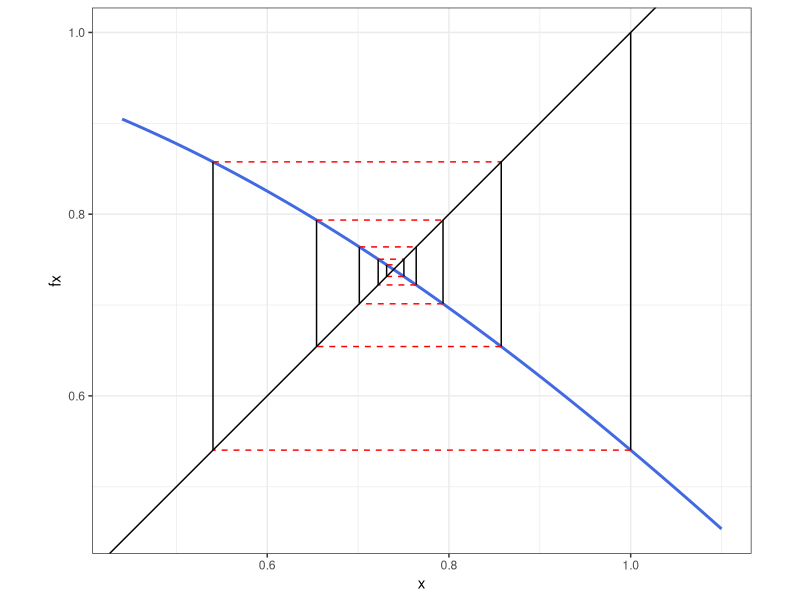
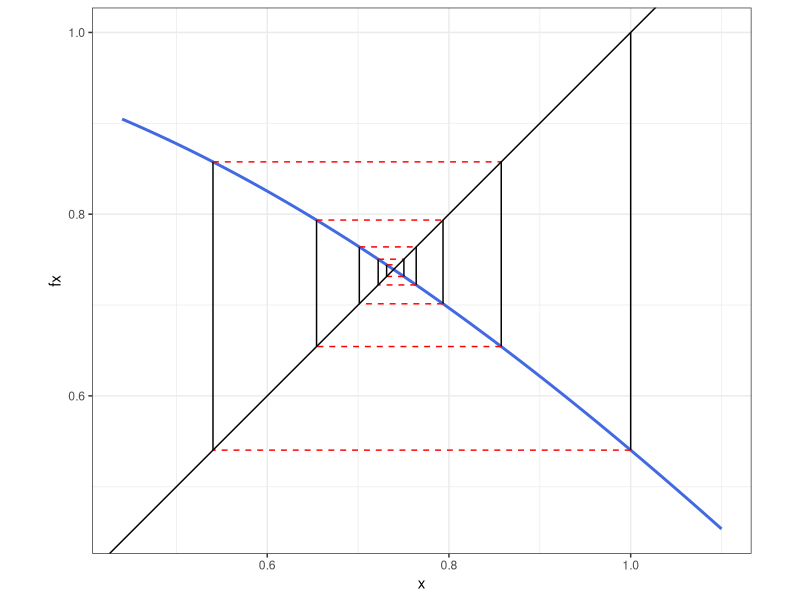
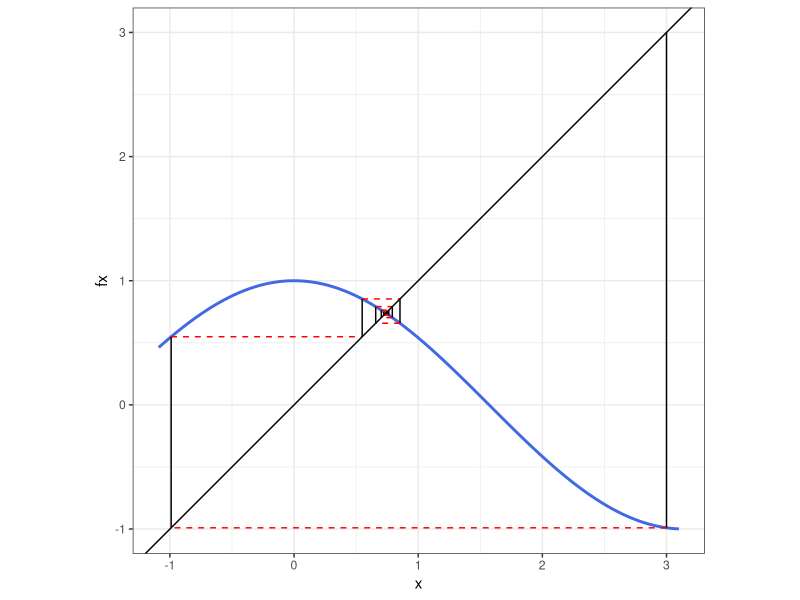
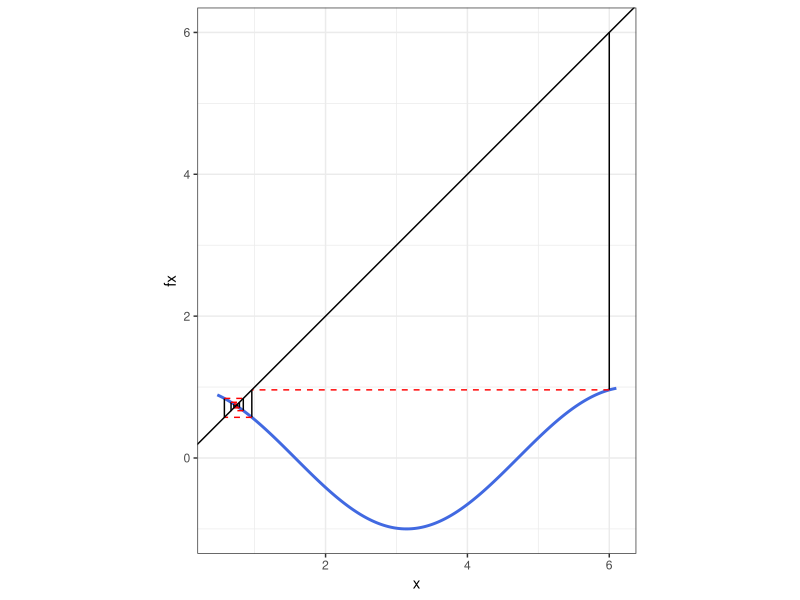
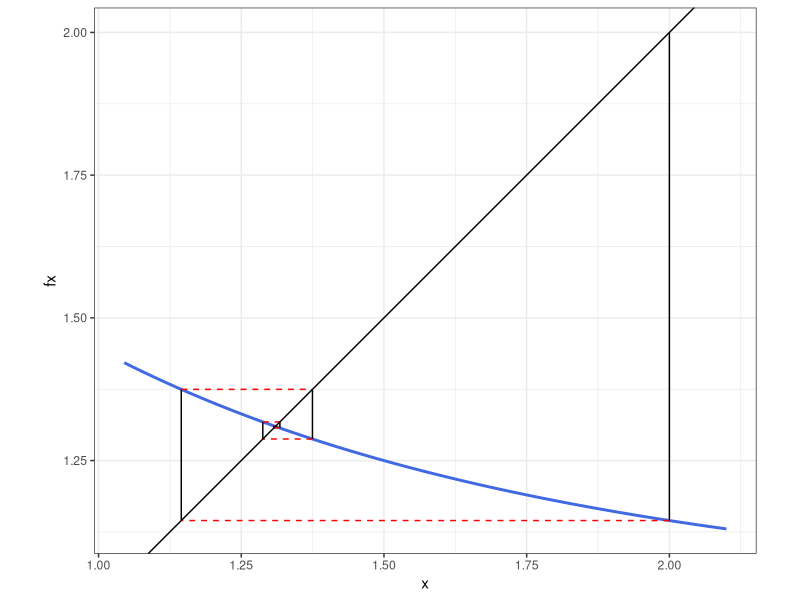

Write R code to recreate these figures, in order. (Note: this script raises an error after producing the figures.)
## ---- chunk 1
library(ggplot2)
fixedpoint_show <- function(ftn, x0, iter = 5){
  # applies fixed-point method to find x such that ftn(x) = x
  # ftn is a user-defined function

  # df_points_1 and df_points_2 are used to track each update
  # it will be used to plot the line segments showing each update
  # each line segment connects the points (x1, y1) to (x2, y2)
  df_points_1 <- data.frame(
    x1 = rep(NA, iter),
    y1 = rep(NA, iter),
    x2 = rep(NA, iter),
    y2 = rep(NA, iter))
  df_points_2 <- df_points_1
  
  xnew <- x0
  cat("Starting value is:", xnew, "\n")
  
  # iterate the fixed point algorithm
  for (i in seq_len(iter)) {
    xold <- xnew
    xnew <- ftn(xold)
    cat("Next value of x is:", xnew, "\n")
    # vertical line segments, where x1 = x2
    df_points_1[i, ] <- c(x1 = xold, y1 = xold, x2 = xold, y2 = xnew)
    # horizontal line segments, where y1 = y2
    df_points_2[i, ] <- c(x1 = xold, y1 = xnew, x2 = xnew, y2 = xnew)
  }

  # use ggplot to plot the function and the segments for each iteration
  # determine the limits to use for the plot
  # start is the min of these values. we subtract .1 to provide a small margin
  plot_start <- min(df_points_1$x1, df_points_1$x2, x0) - 0.1  
  # end is the max of these values
  plot_end <- max(df_points_1$x1, df_points_1$x2, x0) + 0.1
  
  # calculate the value of the funtion fx for all x
  x <- seq(plot_start, plot_end, length.out = 200)
  fx <- rep(NA, length(x))
  for (i in seq_along(x)) {
    fx[i] <- ftn(x[i])
  }
  function_data <- data.frame(x, fx) # data frame containing the function values
  
  p <- ggplot(function_data, aes(x = x, y = fx)) + 
    geom_line(color = "royalblue", size = 1) +  # plot the function
    geom_segment(aes(x = x1, y = y1, xend = x2, yend = y2), 
                 data = df_points_1, color = "black", lty = 1) +
    geom_segment(aes(x = x1, y = y1, xend = x2, yend = y2), 
                 data = df_points_2, color = "red", lty = 2) +
    geom_abline(intercept = 0, slope = 1) + # plot the line y = x
    coord_equal() + theme_bw()
  
  print(p) # produce the plot
  xnew # value that gets returned
}

f <- function(x) cos(x)
fixedpoint_show(f, 1, iter= 10)
## ---- chunk 2
fixedpoint_show(f, x0 = 1, iter = 10)
## ---- chunk 3
fixedpoint_show(f, x0 = 3, iter = 10)
## ---- chunk 4
fixedpoint_show(f, x0 = 6, iter = 10)
## ---- chunk 5
f_b <- function(x) { exp(exp(-x)) }

fixedpoint_show(f_b, x0 = 2, iter = 10)
## ---- chunk 6
f_c <- function(x) { -log(log(x)) }

fixedpoint_show(f_c, x0 = 2, iter = 10)
## ---- chunk 7
f_d <- function(x) { x + log(x) - exp(-x) }

fixedpoint_show(f_d, x0 = 2, iter = 6)
## ---- chunk 8
library(ggplot2)

newtonraphson_show <- function(ftn, x0, iter = 5) {
  # applies Newton-Raphson to find x such that ftn(x)[1] == 0
  # ftn is a function of x. it returns two values, f(x) and f'(x)
  # x0 is the starting point
  
  # df_points_1 and df_points_2 are used to track each update
  df_points_1 <- data.frame(
    x1 = rep(NA, iter), y1 = rep(NA, iter), x2 = rep(NA, iter), y2 = rep(NA, iter))
  df_points_2 <- df_points_1
  
  xnew <- x0
  cat("Starting value is:", xnew, "\n")
  
  # the algorithm
  for(i in seq_len(iter)){
    xold <- xnew
    f_xold <- ftn(xold)
    
    # check if f(xold) produced NaN or NA before proceeding
    if (any(is.na(f_xold) | is.nan(f_xold))) {
      cat("Function evaluated to NaN/NA. Stopping iterations.\n")
      break
    }
    
    xnew <- xold - f_xold[1]/f_xold[2]
    cat("Next x value:", xnew, "\n")
    
    # vertical segment from (xold, 0) up/down to (xold, f(xold))
    df_points_1[i,] <- c(x1 = xold, y1 = 0, x2 = xold, y2 = f_xold[1]) 
    
    # tangent segment from (xold, f(xold)) to the new root guess (xnew, 0)
    df_points_2[i,] <- c(x1 = xold, y1 = f_xold[1], x2 = xnew, y2 = 0) 
  }
  
  # determine the limits to use for the plot
  plot_start <- min(df_points_1$x1, df_points_2$x2, x0, na.rm = TRUE) - 0.1  
  plot_end <- max(df_points_1$x1, df_points_2$x2, x0, na.rm = TRUE) + 0.1
  
  # calculate the value of the funtion fx for all x
  x <- seq(plot_start, plot_end, length.out = 200)
  fx <- rep(NA, length(x))
  for (i in seq_along(x)) {
    # ftn returns a vector of c(value, derivative); we just want the value
    temp_result <- ftn(x[i])
    fx[i] <- temp_result[1]
  }
  function_data <- data.frame(x, fx) 
  
  # build the plot
  p <- ggplot(function_data, aes(x = x, y = fx)) + 
    geom_hline(yintercept = 0, color = "darkgray", linewidth = 1) + # x-axis
    geom_line(color = "royalblue", linewidth = 1) +  # plot the function
    geom_segment(aes(x = x1, y = y1, xend = x2, yend = y2), 
                 data = df_points_1, color = "black", lty = 1) +
    geom_segment(aes(x = x1, y = y1, xend = x2, yend = y2), 
                 data = df_points_2, color = "red", lty = 2) +
    theme_bw() + 
    labs(title = paste("Newton-Raphson starting at x0 =", x0))
  
  print(p)
  xnew 
}

## ---- chunk 9
f_sq <- function(x) {
  value <- x^2 - 4
  derivative <- 2*x
  c(value, derivative)
}

newtonraphson_show(f_sq, 10, iter = 5)
## ---- chunk 10
a <- function(x){
  value <- cos(x) - x   
  derivative <- -sin(x) - 1  
  c(value, derivative) 
} 

newtonraphson_show(a, 1, iter = 8)
newtonraphson_show(a, 3, iter = 8)
newtonraphson_show(a, 6, iter = 8)
## ---- chunk 11
b <- function(x) {
  value <- exp(exp(-x)) - x
  derivative <- -exp(exp(-x) - x) - 1
  c(value, derivative)
}

newtonraphson_show(b, 2, iter = 6)
## ---- chunk 12
c_fun <- function(x) {
  value <- -log(log(x)) - x
  derivative <- -1/(x * log(x)) - 1
  c(value, derivative)
}

newtonraphson_show(c_fun, 0, iter = 5) 
## ---- chunk 13
d <- function(x) {
  value <- log(x) - exp(-x)
  derivative <- 1/x + exp(-x)
  c(value, derivative)
}

# iterate through the multiple starting values to generate the graphs
start_values <- c(1.1, 1.3, 1.4, 1.5, 1.6, 1.7)

for (start_val in start_values) {
  newtonraphson_show(d, start_val, iter = 6)
}
## ---- chunk 14
secant_show <- function(ftn, x0, x1, iter = 5) {
  
  # dataframes to store our line coordinates
  df_points_1 <- data.frame(x1 = rep(NA, iter), y1 = rep(NA, iter), x2 = rep(NA, iter), y2 = rep(NA, iter)) # vertical drops
  df_points_2 <- df_points_1 # secant lines
  
  # for the loop, we will use variables that update
  x_old <- x0
  x_curr <- x1
  
  cat("Starting values: x0 =", x0, ", x1 =", x1, "\n")
  
  for(i in seq_len(iter)){
    # evaluate the function
    f_old <- ftn(x_old)
    f_curr <- ftn(x_curr)
    
    # calculate the math
    slope <- (f_curr - f_old) / (x_curr - x_old)
    xnew <- x_curr - f_curr * (x_curr - x_old) / (f_curr - f_old)
    
    cat("Iteration", i, "- Next x value:", xnew, "\n")
    
    # calculate line segment endpoints
    x_left <- min(x_old, x_curr, xnew)
    x_right <- max(x_old, x_curr, xnew)
    y_left <- slope * (x_left - xnew)
    y_right <- slope * (x_right - xnew)
    
    # store the line segments for plotting
    # vertical segment: from the current guess on x-axis up to the curve
    df_points_1[i,] <- c(x1 = x_curr, y1 = 0, x2 = x_curr, y2 = f_curr) 
    # secant line segment: from left-most to right-most
    df_points_2[i,] <- c(x1 = x_left, y1 = y_left, x2 = x_right, y2 = y_right)
    
    # update values
    x_old <- x_curr
    x_curr <- xnew
  }
  
  # dertermine plot limits based on all explored x values
  plot_start <- min(df_points_2$x1, x0, x1, na.rm = TRUE) - 0.5  
  plot_end <- max(df_points_2$x2, x0, x1, na.rm = TRUE) + 0.5
  
  x_vals <- seq(plot_start, plot_end, length.out = 200)
  fx_vals <- rep(NA, length(x_vals))
  for (i in seq_along(x_vals)) { fx_vals[i] <- ftn(x_vals[i]) }
  function_data <- data.frame(x = x_vals, fx = fx_vals) 
  
  p <- ggplot(function_data, aes(x = x, y = fx)) + 
    geom_hline(yintercept = 0, color = "darkgray", linewidth = 1) + 
    geom_line(color = "royalblue", linewidth = 1) +  
    geom_segment(aes(x = x1, y = y1, xend = x2, yend = y2), 
                 data = df_points_1, color = "black", lty = 1) +
    geom_segment(aes(x = x1, y = y1, xend = x2, yend = y2), 
                 data = df_points_2, color = "red", lty = 2) +
    theme_bw() +
    labs(title = "Secant Method")
  
  print(p)
  return(x_curr) 
}
## ---- chunk 15
f_sec1 <- function(x) { x^2 - 4 }
secant_show(f_sec1, x0 = 10, x1 = 8)
## ---- chunk 16
f_sec2 <- function(x) { cos(x) - x }
secant_show(f_sec2, x0 = 1, x1 = 2)
## ---- chunk 17
f_sec3 <- function(x) { log(x) - exp(-x) }
secant_show(f_sec3, x0 = 1, x1 = 2)
## ---- chunk 18
f_sec4 <- function(x) { x^2 - 0.5 }
secant_show(f_sec4, x0 = 4, x1 = 3.5)
## ---- chunk 19
##### A modifcation of code provided by Eric Cai
golden = function(f, lower, upper, tolerance = 1e-5)
{
   golden.ratio = 2/(sqrt(5) + 1)

   ## Use the golden ratio to find the initial test points
   x1 <- lower + golden.ratio * (upper - lower)
   x2 <- upper - golden.ratio * (upper - lower)
   
   ## the arrangement of points is:
   ## lower ----- x2 --- x1 ----- upper

   ### Evaluate the function at the test points
   f1 <- f(x1)
   f2 <- f(x2)

   while (abs(upper - lower) > tolerance) {
        if (f2 > f1) {
        # the minimum is to the right of x2
        lower <- x2  # x2 becomes the new lower bound
        x2 <- x1     # x1 becomes the new x2
        f2 <- f1     # f(x1) now becomes f(x2)
        x1 <- lower + golden.ratio * (upper - lower)  
        f1 <- f(x1)  # calculate new x1 and f(x1)
        } else {
        # then the minimum is to the left of x1
        upper <- x1  # x1 becomes the new upper bound
        x1 <- x2     # x2 becomes the new x1
        f1 <- f2
        x2 <- upper - golden.ratio * (upper - lower)
        f2 <- f(x2)  # calculate new x2 and f(x2)
        }
    }
    (lower + upper)/2 # the returned value is the midpoint of the bounds
}
## ---- chunk 20
g <- function(x,y) { 
    5 * x ^ 2 - 6 * x * y + 5 * y ^ 2
}
x <- seq(-1.5, 1, len = 100)
y <- seq(-1.5, 1, len = 100)
## ---- chunk 21
contour_df <- data.frame(
  x = rep(x, each = 100),
  y = rep(y, 100),
  z = outer(x, y, g)[1:100^2]
  )
ggplot(contour_df, aes(x = x, y = y, z = z)) + 
  geom_contour(binwidth = 0.9) + 
  theme_bw()

x_i <- -1.5
y_i <- -1.5

## ---- chunk 22
coordinate_descent_show <- function(x0, y0, iter = 15) {
  
  x_curr <- x0
  y_curr <- y0
  
  # pre-allocate exactly enough rows (2 segments per iteration)
  df_path <- data.frame(
    x1 = rep(NA, iter * 2), 
    y1 = rep(NA, iter * 2), 
    x2 = rep(NA, iter * 2), 
    y2 = rep(NA, iter * 2)
  )
  
  cat("Starting values: x0 =", x0, ", y0 =", y0, "\n")
  
  for (i in seq_len(iter)) {
    
    x_old <- x_curr
    y_old <- y_curr
    
    # update x
    f_x <- function(x) { g(x, y_curr) }
    x_curr <- golden(f_x, -1.5, 1.5)
    
    # insert horizontal step into the (odd-numbered) row
    df_path[2 * i - 1, ] <- c(x1 = x_old, y1 = y_old, x2 = x_curr, y2 = y_old)
    
    # update y
    f_y <- function(y) { g(x_curr, y) }
    y_curr <- golden(f_y, -1.5, 1.5)
    
    # insert vertical step into the (even-numbered) row
    df_path[2 * i, ] <- c(x1 = x_curr, y1 = y_old, x2 = x_curr, y2 = y_curr)
    
    cat("Iteration", i, "- x:", x_curr, " y:", y_curr, "\n")
    
    if (abs(x_curr - x_old) < 1e-5) {
      break
    }
  }
  
  # trim off any unused NA rows if the loop broke early
  df_path_subset <- na.omit(df_path)
  
  # plot the results 
  p <- ggplot() +
    geom_contour(data = contour_df, aes(x = x, y = y, z = z), binwidth = 0.9) +
    theme_bw() +
    geom_segment(data = df_path_subset,
                 aes(x = x1, y = y1, xend = x2, yend = y2), 
                 color = "red", linewidth = 1) +
    labs(title = paste("Coordinate Descent: Starting at (", x0, ", ", y0, ")", sep=""))
  
  print(p)
}
## ---- chunk 23
coordinate_descent_show(x0 = -1.5, y0 = -1.5, iter = 15)
## ---- chunk 24
coordinate_descent_show(x0 = -1.5, y0 = 1, iter = 15)
## ---- chunk 25
library(ggplot2)

bisection_show <- function(ftn, x_l, x_r, iter = 4) {
  
  # save original bounds to define the x-axis limits for our plot later
  plot_start <- x_l
  plot_end <- x_r
  
  # df to track the regions we eliminate at each step
  eliminated_regions <- data.frame(xmin = rep(NA, iter), xmax = rep(NA, iter))
  
  for (i in seq_len(iter)) {
    # calculate midpoint
    x_m <- (x_l + x_r) / 2
    f_m <- ftn(x_m)
    f_l <- ftn(x_l)
    
    # check if we accidentally hit the exact root
    if (identical(all.equal(f_m, 0), TRUE)) { break }
    
    # check signs and eliminate a half
    if (f_l * f_m < 0) {
      # root is on the left. we eliminate the right side (from x_m to x_r)
      eliminated_regions[i, ] <- c(xmin = x_m, xmax = x_r)
      x_r <- x_m # update the right bound
      
    } else {
      # root is on the right. we eliminate the left side (from x_l to x_m)
      eliminated_regions[i, ] <- c(xmin = x_l, xmax = x_m)
      x_l <- x_m
    }
  }
  
  # generate coordinates to draw the function curve
  x_vals <- seq(plot_start, plot_end, length.out = 200)
  fx_vals <- rep(NA, length(x_vals))
  for (i in seq_along(x_vals)) { fx_vals[i] <- ftn(x_vals[i]) }
  function_data <- data.frame(x = x_vals, fx = fx_vals)
  
  # build the plot 
  p <- ggplot() + 
    geom_hline(yintercept = 0, color = "darkgray", linewidth = 1) + 
    geom_line(data = function_data, aes(x = x, y = fx),
              color = "royalblue", linewidth = 1) +  
    geom_rect(data = eliminated_regions,
              aes(xmin = xmin, xmax = xmax, ymin = -Inf, ymax = Inf), 
              fill = "red", alpha = 0.2) +
    theme_bw() +
    labs(title = paste("Bisection Method after", iter, "iteration(s)"))
  
  print(p)
  
  # Return the current best estimate for the root
  (x_l + x_r) / 2
}

# Define the function f(x) = x^2 - 50
f_target <- function(x) { x^2 - 50 }

# Show the progression from 1 to 4 iterations
bisection_show(f_target, x_l = -10, x_r = 0, iter = 1)
bisection_show(f_target, x_l = -10, x_r = 0, iter = 2)
bisection_show(f_target, x_l = -10, x_r = 0, iter = 3)
bisection_show(f_target, x_l = -10, x_r = 0, iter = 4)
